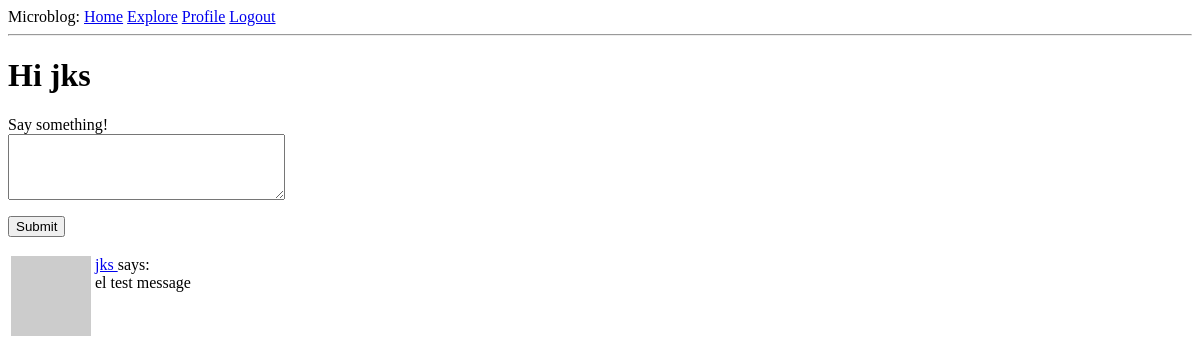
The page /index (signed in) on the database as committed earlier.
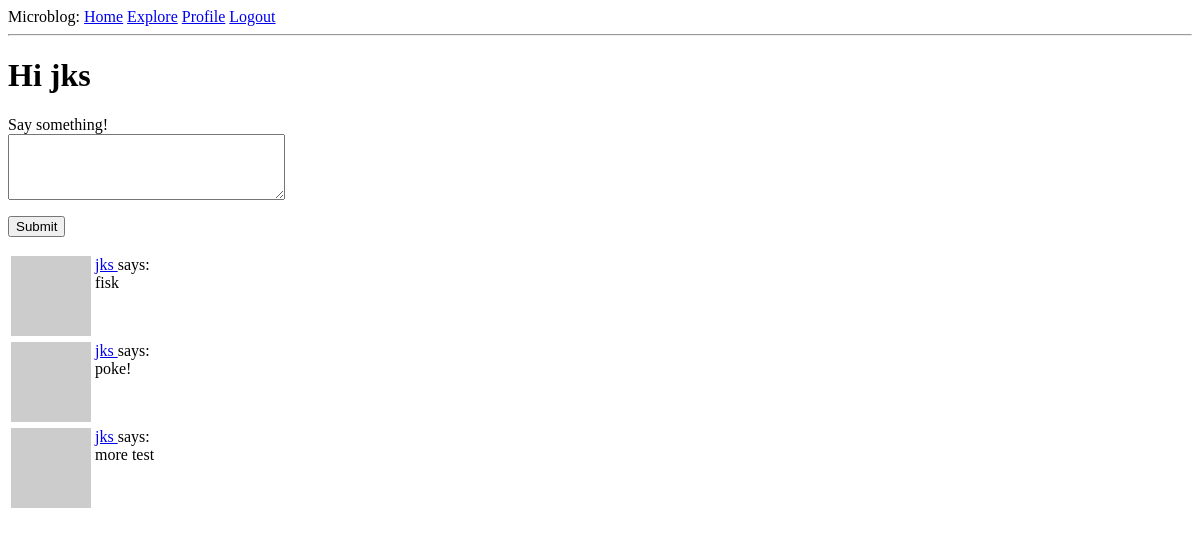
The same page on the database as committed later.
### app/models.py (models this page shows, shortened)
class User(UserMixin, db.Model):
    id = db.Column(db.Integer, primary_key = True)
    username = db.Column(db.String(64), index = True, unique = True)
    email = db.Column(db.String(120), index = True, unique = True)
    password_hash = db.Column(db.String(128))
    posts = db.relationship("Post", backref="author", lazy="dynamic")
    about_me = db.Column(db.String(140))
    last_seen = db.Column(db.DateTime, default=datetime.utcnow)
    def avatar(self, size):
        digest = md5(self.email.lower().encode("utf-8")).hexdigest()
        return f'https://www.gravatar.com/avatar/{digest}?d=identicon&s={size}'
    followed = db.relationship(
        "User", secondary = followers,
        primaryjoin = (followers.c.follower_id == id),
        secondaryjoin = (followers.c.followed_id == id),
        backref = db.backref("followers", lazy = "dynamic"), lazy="dynamic"
    )
    def followed_posts(self):
        followed = Post.query.join(
            followers, (followers.c.followed_id == Post.user_id )
            ).filter(
                followers.c.follower_id == self.id
            )
        own = Post.query.filter_by(user_id = self.id)
        return followed.union(own).order_by(
                Post.timestamp.desc()
            )

class Post(db.Model):
    id = db.Column(db.Integer, primary_key = True)
    body = db.Column(db.String(140))
    timestamp = db.Column(db.DateTime, index = True, default = datetime.utcnow)
    user_id = db.Column(db.Integer, db.ForeignKey("user.id"))

### app/routes.py (the view)
@app.route("/", methods = ["GET", "POST"])
@app.route("/index", methods = ["GET", "POST"])
@login_required
def index():
    form = PostForm()
    if form.validate_on_submit():
        post = Post(body = form.post.data, author=current_user)
        db.session.add(post)
        db.session.commit()
        flash("your post is now live")
        return redirect(url_for("index"))
    page = request.args.get("page", 1, type=int)
    posts = current_user.followed_posts().paginate(
        page, app.config["POSTS_PER_PAGE"], False)
    return render_template('index.html', title = "Home Page", form = form, posts=posts.items)

### app/forms.py
class PostForm(FlaskForm):
    post = TextAreaField("Say something!", validators=[
        DataRequired(), Length(min = 1, max = 140)])
    submit = SubmitField("Submit")

### app/models.py (called while the page is built)
@login.user_loader
def load_user(id):
    return User.query.get(int(id))

### app/routes.py (called while the page is built)
@app.before_request
def before_request():
    if current_user.is_authenticated:
        current_user.last_seen = datetime.utcnow()
        db.session.commit()

### app/templates/index.html (shortened to what this page needs)
{% extends "base.html" %}
{% block content %}
        <h1>Hi {{ current_user.username }}</h1>
        {% if form %}
        <form action="" method="POST">
            <p>
                {{ form.post.label }}<br>
                {{ form.post(cols=32, rows= 4) }}<br>
            </p>
            <p>{{ form.submit() }}</p>
        </form>
        {% endif %}
        {% for post in posts %}
            {% include '_post.html' %}
        {% endfor %}
{% endblock%}

### app/templates/base.html (shortened to what this page needs)
<html>
    <head>
    </head>
    <body>
        <div>Microblog:
            <a href="{{ url_for('index') }}">Home</a>
            {% if current_user.is_anonymous %}
            <a href="{{ url_for('login') }}">Login</a>
            {% else %}
            <a href="{{ url_for('explore') }}">Explore</a>
            <a href="{{ url_for('user', username=current_user.username) }}">Profile</a>
            <a href="{{ url_for('logout') }}">Logout</a>
            {% endif %}
        </div>
        <hr>
        {% block content%}{% endblock %}
    </body>
</html>

### app/templates/_post.html
<table>
    <tr valign="top">
        <td><img src="{{ post.author.avatar(36) }}"></td>
        <td>
            <a href="{{ url_for('user', username=post.author.username) }}">
                {{ post.author.username }}
            </a>
            says: <br>{{ post.body }}</td>
    </tr>
</table>

Rows that differ between the two databases and show on the page:
no longer on this page (row unchanged): Post: author.username "jks", body "el test message"
added Post: author.username "jks", body "fisk"
added Post: author.username "jks", body "poke!"
added Post: author.username "jks", body "more test"
